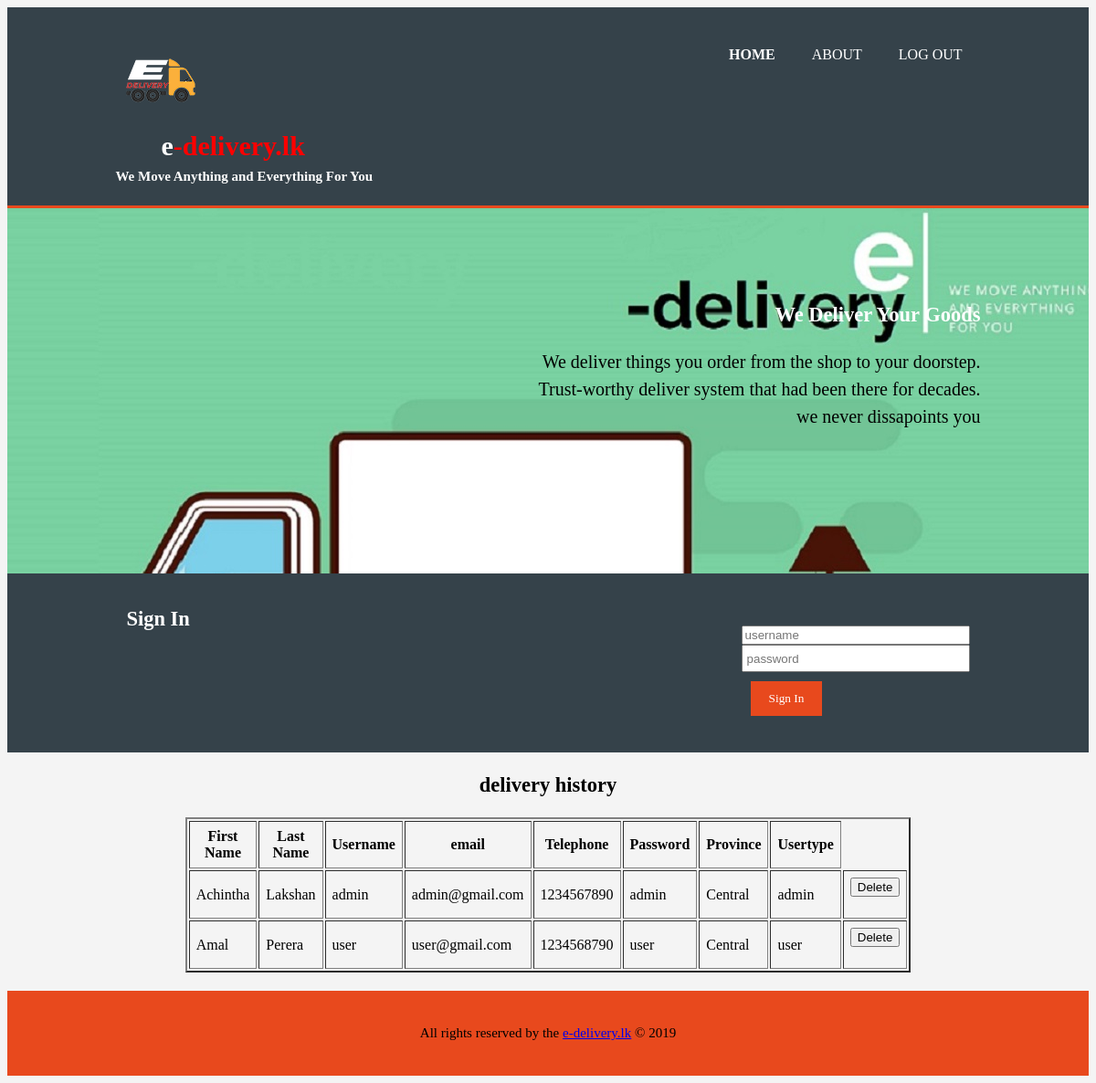
/editusers.php, run on the app's committed database.
### tables this page shows
CREATE TABLE `usertable` (
  `firstname` varchar(255) NOT NULL,
  `lastname` varchar(255) NOT NULL,
  `username` varchar(255) NOT NULL,
  `email` varchar(255) NOT NULL,
  `tp` varchar(10) NOT NULL,
  `password` varchar(255) NOT NULL,
  `province` set('Central','Eastern','North Central','Northern','North Western','Sabaragamuwa','Southern','Uva','Western') NOT NULL,
  `usertype` varchar(5) NOT NULL
);

### editusers.php (the view, shortened to what this page needs)
<html>
<head>
<link rel='stylesheet' type='text/css' href='./css/style.css'>
</head>
<body>
<header>
<div class='container'>
<div id='branding'>
<marquee direction='right'><img src='./images/icondel.png'  ></marquee>
<h1 ><span class='highlight'>e</span><span id='del'>-delivery.lk</span></h1>
<p class='para'><B>We Move Anything and Everything For You</B></p>
</div>
<nav>
<ul>
<li class='current'><a href='admin.php'>home</a></li>
<li><a href='about.php'>about</a></li>
<li><a href='logout.php'>Log out</a></li>
</ul>
</nav>
</div>
</header>
<section  id='showcase'>
<div class='container'>
<h1>We Deliver Your Goods</h1>
<p>We deliver things you order from the shop to your doorstep.<br>Trust-worthy deliver system that had
been there for decades.<br>we never dissapoints you</p>
</div>
</section>
<section id='newsletter'>
<div class='container'>
<h1>Sign In</h1><br>
<form method="post" action='login.php' enctype="text">
<input style='width: 250px' type='text' name='username' placeholder='username'><br>
<input type='password' name='password' placeholder='password'><br>
<button type='submit' class='button_1'>Sign In</button>
</form>
</div>
</section>
<section>
    <div class='container'>
  <h1 style='text-align: center'>delivery history</h1>
  <table border="2" cellpadding="7" style="width:50%" align="center" >
    <tr>
      <th>First Name</th>
      <th>Last Name</th>
      <th>Username</th>
      <th>email</th>
       <th>Telephone</th>
      <th>Password</th>
      <th>Province</th>
      <th>Usertype</th>
    </tr>
<?php
$conn=new mysqli('localhost','root','','edelivery');
$sql="SELECT firstname,lastname,username,email,tp,password,province,usertype FROM usertable ";
$result=$conn->query($sql);
if ($result->num_rows>0){
  while($row=$result->fetch_assoc()){
    echo"<tr><td>".$row["firstname"]."</td><td>".$row["lastname"]."</td>"."<td>".$row["username"]."</td>"."<td>".$row["email"]."</td><td>".$row["tp"]."</td>"."<td>".$row["password"]."</td>"."<td>".$row["province"]."</td>"."<td>".$row["usertype"]."</td>";
    echo "<td><form method=post>
                        <input name=un type=hidden value='".$row['username']."';>
                        <input type=submit name=submit value=Delete>
                        </form></td>";
  }
  echo"</tr>";
  echo"</table>";
}else{
  echo"0 result";
}
?>
</section>
<footer>
<p>All rights reserved by the <a href='edelivery.html'>e-delivery.lk<a/> &copy 2019</p>
</footer>
</body>
</html>

### CSS/style.css (style rules this page uses)
body { font-family:Raleway, sans-seif; font-size:15px; line-height:1.5; padding:0; marging:0; background-color:#f4f4f4; }
.container { width:80%; margin:auto; overflow:hidden; }
ul { margin:0; padding:0; }
.button_1 { height:38px; background:#e8491d; margin:10px; border:0; padding-left:20px; padding-right:20px; color:#ffffff; font-family:raleway; }
header { background:#35424a; color:#fff; padding-top:30px; min-height:70px; border-bottom:#e8491d 3px solid; }
header a { color:white; text-decoration:none; text-transform:uppercase; font-size:16px; }
header li { float:left; display:inline; padding:0 20px 0 20px; }
header #branding { float:left; }
header #branding h1 { margin-top:0; margin-bottom:0; margin-left:50px; border:0; }
header nav { float:right; margin-top:10px; }
header .highlight, header .current a { color:white; font-weight:bold; }
.para { margin:0 0 20px 0; border:0; text-align:left; float:left; }
#showcase { min-height:400px; background:url('../Images/van2.jpg') 0 -81px ; text-align:right; color:#ffffff; }
#showcase p { color:#000000; }
#del { color:red; }
#showcase h1 { margin-top:100px; }
#showcase p { font-size:20px; }
#newsletter { padding:15px; color:#ffffff; background:#35424a; }
#newsletter h1 { float:left; }
#newsletter form { float:right; margin-top:20px; }
#newsletter input[type='password'] { padding:4px; height:30px; width:250px; }
footer { padding:20px; margin-top:20px; background-color:#e8491d; text-align:center; }

### data on the page
usertable: firstname "Achintha", lastname "Lakshan", username "admin", email "admin@gmail.com", tp "1234567890", password "admin", province "Central", usertype "admin"
usertable: firstname "Amal", lastname "Perera", username "user", email "user@gmail.com", tp "1234568790", password "user", province "Central", usertype "user"
